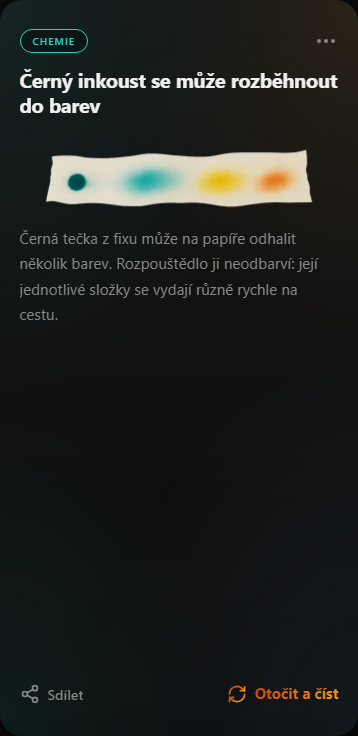
#> input picture reports/batch-1072-1101-review/card-1073-glow.png, 358 x 736 px, given in place of card-1072-base.png, which was not available
$ python batch-1072-1101-card-sheets.py
#> lines starting #> are read from the running program, lines starting #| are printed output that depends on the picture
from pathlib import Path
from PIL import Image, ImageDraw
folder=Path(__file__).resolve().parent/'batch-1072-1101-review'
for start in range(1072,1102,5):
    sheet=Image.new('RGB',(1150,950),'#252525')
#> sheet: PIL image 1150x950 RGB; every value is 37
    draw=ImageDraw.Draw(sheet)
    for col,id in enumerate(range(start,min(start+5,1102))):
        for row,bg in enumerate(['base','glow']):
            pic=Image.open(folder/f'card-{id}-{bg}.png').convert('RGB')
#> pic is the input picture: PIL image 358x736 RGB; mean R, G, B 31.5, 33.7, 31.9
            pic.thumbnail((222,440),Image.Resampling.LANCZOS)
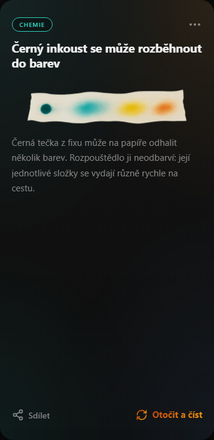
#> pic: PIL image 214x440 RGB; mean R, G, B 31.5, 33.7, 31.9
            x=col*230;y=row*475
            draw.text((x+5,y+5),f'{id} {bg}',fill='white')
            sheet.paste(pic,(x+4,y+25))
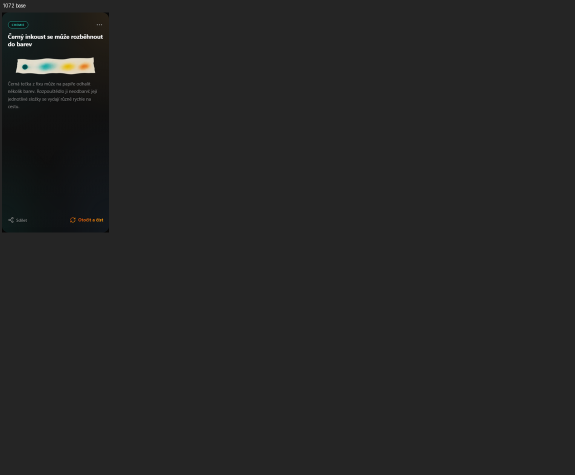
#> sheet: PIL image 1150x950 RGB (shown at 1/2 size); mean R, G, B 36.5, 36.7, 36.6
#> (the run stopped early here; a loop or call above may not have finished)

$ run again, on reports/batch-1072-1101-review/card-1079-glow.png
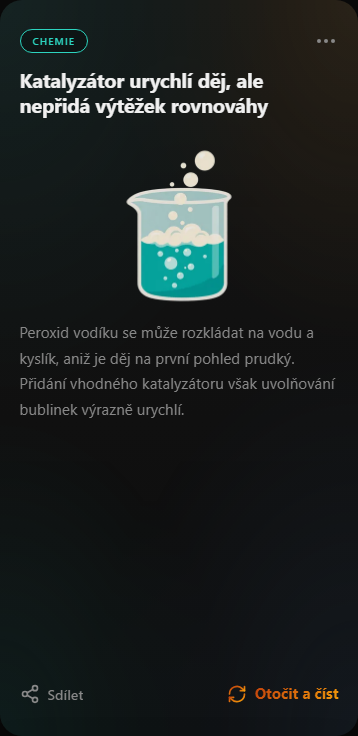
#> input picture reports/batch-1072-1101-review/card-1079-glow.png, 358 x 736 px, given in place of card-1072-base.png, which was not available
#> pic is the input picture: PIL image 358x736 RGB; mean R, G, B 27.8, 32.7, 31.9
#> `pic.thumbnail((222,440),Image.Resampling.LANCZOS)`:
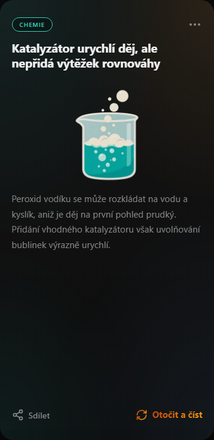
#> pic: PIL image 214x440 RGB; mean R, G, B 27.8, 32.7, 31.9
#> `sheet.paste(pic,(x+4,y+25))`:
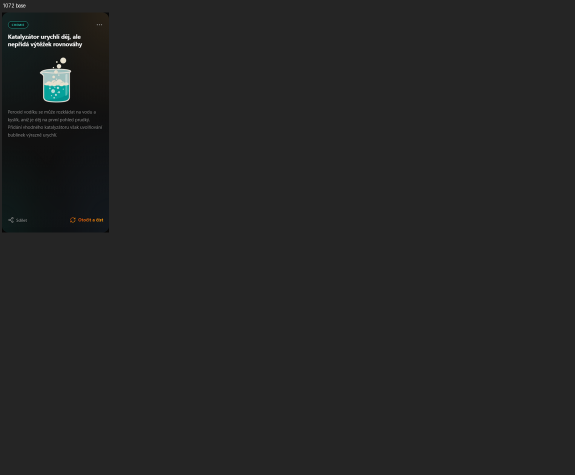
#> sheet: PIL image 1150x950 RGB (shown at 1/2 size); mean R, G, B 36.2, 36.6, 36.6

$ run again, on reports/batch-1072-1101-review/card-1081-base.png
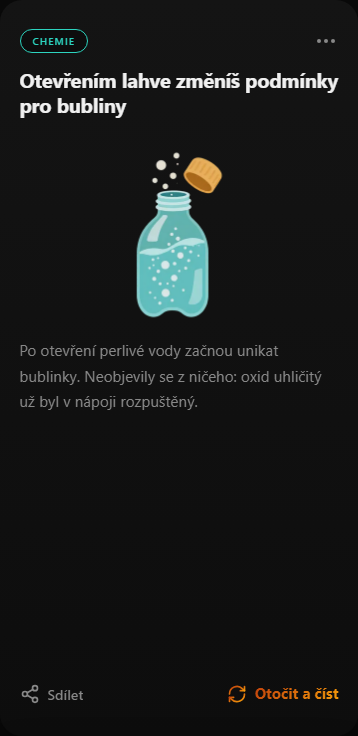
#> input picture reports/batch-1072-1101-review/card-1081-base.png, 358 x 736 px, given in place of card-1072-base.png, which was not available
#> pic is the input picture: PIL image 358x736 RGB; mean R, G, B 24.2, 26, 25.5
#> `pic.thumbnail((222,440),Image.Resampling.LANCZOS)`:
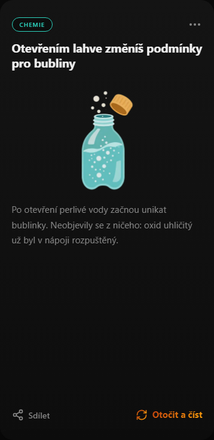
#> pic: PIL image 214x440 RGB; mean R, G, B 24.2, 26, 25.5
#> `sheet.paste(pic,(x+4,y+25))`:
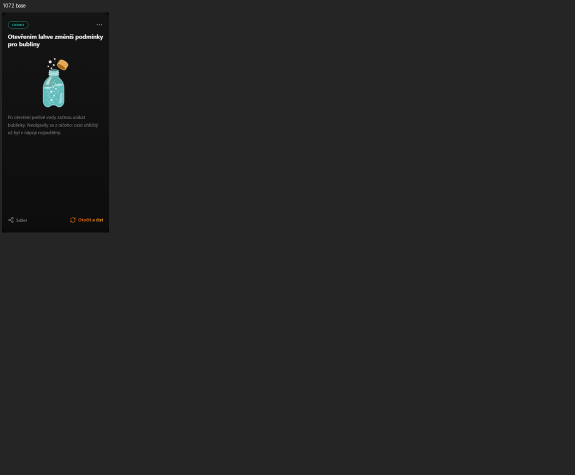
#> sheet: PIL image 1150x950 RGB (shown at 1/2 size); mean R, G, B 35.9, 36.1, 36
